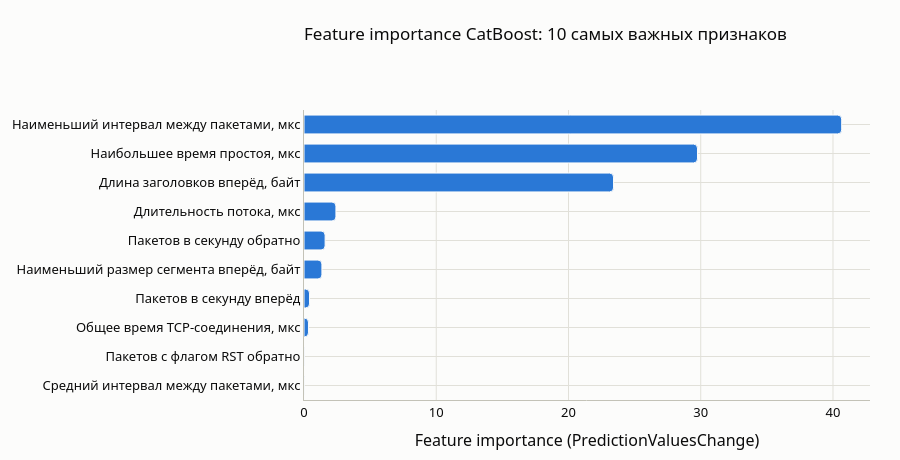

Notebook code for this chart:
### Code cell
# Feature importance CatBoost: 10 самых важных признаков.
# Тип важности по умолчанию PredictionValuesChange: насколько в среднем меняется предсказание,
# когда меняется значение признака. Значения по всем признакам в сумме дают 100.
catboost_model = wtmc_models["CatBoost"]
importance = pd.Series(catboost_model.get_feature_importance(), index=catboost_model.feature_names_)

# Сортируем по возрастанию: на горизонтальном графике первая строка рисуется внизу,
# поэтому самый важный признак окажется наверху.
top_features = importance.nlargest(10).sort_values()

fig = go.Figure(
    go.Bar(
        x=top_features.values,
        y=[RU[column] for column in top_features.index],
        orientation="h",
        marker_color=MAIN_COLOR,
        hovertemplate="%{y}<br>%{x:.2f}<extra></extra>",
    )
)
style(
    fig,
    title="Feature importance CatBoost: 10 самых важных признаков",
    x_title="Feature importance (PredictionValuesChange)",
    height=460,
)
fig.show()

### Figure 1 — Plotly figure (JSON) as saved in the notebook; plotly's stock layout.template omitted (floating-point values rounded to 4 significant figures)
{"data": [{"hovertemplate": "%{y}<br>%{x:.2f}<extra></extra>", "marker": {"color": "#2a78d6", "line": {"color": "#fcfcfb", "width": 1}}, "orientation": "h", "type": "bar", "x": [0.00972, 0.0211, 0.3373, 0.42, 1.355, 1.596, 2.414, 23.41, 29.75, 40.66], "y": ["Средний интервал между пакетами, мкс", "Пакетов с флагом RST обратно", "Общее время TCP-соединения, мкс", "Пакетов в секунду вперёд", "Наименьший размер сегмента вперёд, байт", "Пакетов в секунду обратно", "Длительность потока, мкс", "Длина заголовков вперёд, байт", "Наибольшее время простоя, мкс", "Наименьший интервал между пакетами, мкс"]}], "layout": {"barcornerradius": 4, "bargap": 0.35, "font": {"color": "#0b0b0b", "family": "system-ui, -apple-system, 'Segoe UI', sans-serif", "size": 13}, "height": 460, "legend": {"bgcolor": "rgba(0,0,0,0)", "orientation": "h", "x": 0, "y": 1.09, "yanchor": "bottom"}, "margin": {"b": 60, "l": 70, "r": 30, "t": 110}, "paper_bgcolor": "#fcfcfb", "plot_bgcolor": "#fcfcfb", "separators": ", ", "title": {"font": {"color": "#0b0b0b", "size": 17}, "text": "Feature importance CatBoost: 10 самых важных признаков", "x": 0, "xref": "paper", "y": 0.9391, "yanchor": "top", "yref": "container"}, "xaxis": {"automargin": true, "exponentformat": "none", "gridcolor": "#e1e0d9", "linecolor": "#c3c2b7", "title": {"text": "Feature importance (PredictionValuesChange)"}, "zeroline": false}, "yaxis": {"automargin": true, "exponentformat": "none", "gridcolor": "#e1e0d9", "linecolor": "#c3c2b7", "zeroline": false}}}
